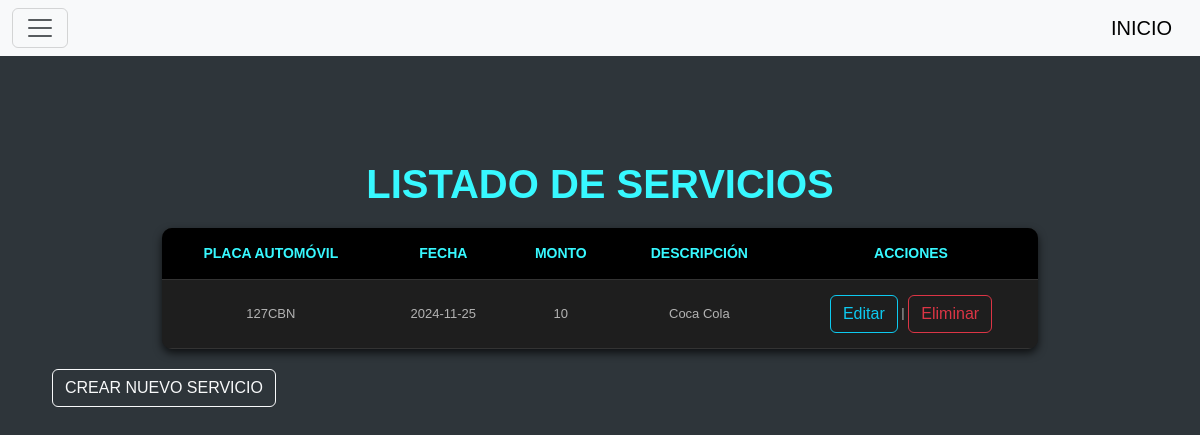
Screenshot of /servicios with the database file from the repository.
### tables this page shows
CREATE TABLE "servicio" (
	"id"	INTEGER,
	"id_vehiculo"	INT,
	"fecha_pago_servicio"	DATE NOT NULL,
	"monto"	DECIMAL(10, 2),
	"descripcion"	TEXT,
	PRIMARY KEY("id" AUTOINCREMENT),
	FOREIGN KEY("id_vehiculo") REFERENCES "afiliado"("ci")
);

CREATE TABLE vehiculo (
            id INTEGER PRIMARY KEY AUTOINCREMENT,
            ci_afiliado INT,
            marca TEXT NOT NULL,
            modelo TEXT NOT NULL,
            color TEXT NOT NULL,
            numero_chasis TEXT UNIQUE NOT NULL,
            placa TEXT UNIQUE NOT NULL,
            observaciones TEXT,
            FOREIGN KEY (ci_afiliado) REFERENCES afiliado(ci)
        );

### blueprints/servicios/__init__.py (the view)
@servicios_bp.route("/servicios")
def index_s():
    conn = sqlite3.connect("star_service.db")
    conn.row_factory = sqlite3.Row
    cursor = conn.cursor()
    cursor.execute("""
    SELECT servicio.id, servicio.fecha_pago_servicio, servicio.monto, servicio.descripcion,
           vehiculo.placa, vehiculo.marca
    FROM servicio
    LEFT JOIN vehiculo ON servicio.id_vehiculo = vehiculo.id;
    """)
    servicios = cursor.fetchall()
    conn.close()
    return render_template('index_servicio.html', servicios=servicios)

### blueprints/servicios/templates/index_servicio.html (shortened to what this page needs)
{% include 'header.html' %}
<div class="container mt-5">
    <h1 class="fw-bold">LISTADO DE SERVICIOS</h1>
    <table class="table-gris">
        <thead>
            <tr>
                <th>Placa Automóvil</th>
                <th>Fecha</th>
                <th>Monto</th>
                <th>Descripción</th>
                <th>Acciones</th>
            </tr>
        </thead>
        <tbody>
            {% for servicio in servicios %}
            <tr>
                <td>{{ servicio['placa'] or 'No asociado' }}</td>
                <td>{{ servicio['fecha_pago_servicio'] }}</td>
                <td>{{ servicio['monto'] }}</td>
                <td>{{ servicio['descripcion'] }}</td>
                <td>
                    <a href="{{ url_for('servicios.editar_s', id=servicio['id']) }}" class="btn btn-outline-info">Editar</a> |
                    <a href="{{ url_for('servicios.eliminar_s', id=servicio['id']) }}" onclick="return confirm('¿Estás seguro?')"  class="btn btn-outline-danger">Eliminar</a>
                </td>
            </tr>
            {% endfor %}
        </tbody>
    </table>
    <a href="{{ url_for('servicios.crear_s') }}" class="btn btn-outline-light">CREAR NUEVO SERVICIO</a>
</div>
{% include 'footer.html' %}

### templates/header.html (style rules this page uses)
body { font-family: sans-serif; margin: 40px; background-color: #2e353a; color: #e0e0e0; }
h1 { text-align: center; color: #37f8ff; }
table { width: 80%; margin: 20px auto; border-collapse: collapse; background-color: #1e1e1e; border-radius: 10px; overflow: hidden; box-shadow: 0 4px 8px rgba(0, 0, 0, 0.7); }
th, td { padding: 15px; text-align: center; border-bottom: 1px solid #333; }
th { background-color: #000000; color: #37f8ff; text-transform: uppercase; font-size: 14px; }
tr:nth-child(odd) { background-color: #1e1e1e; }
td { font-size: 13px; color: #b3b3b3; }

### rows the page displays
servicio: placa "127CBN", fecha_pago_servicio "2024-11-25", monto "10", descripcion "Coca Cola"
